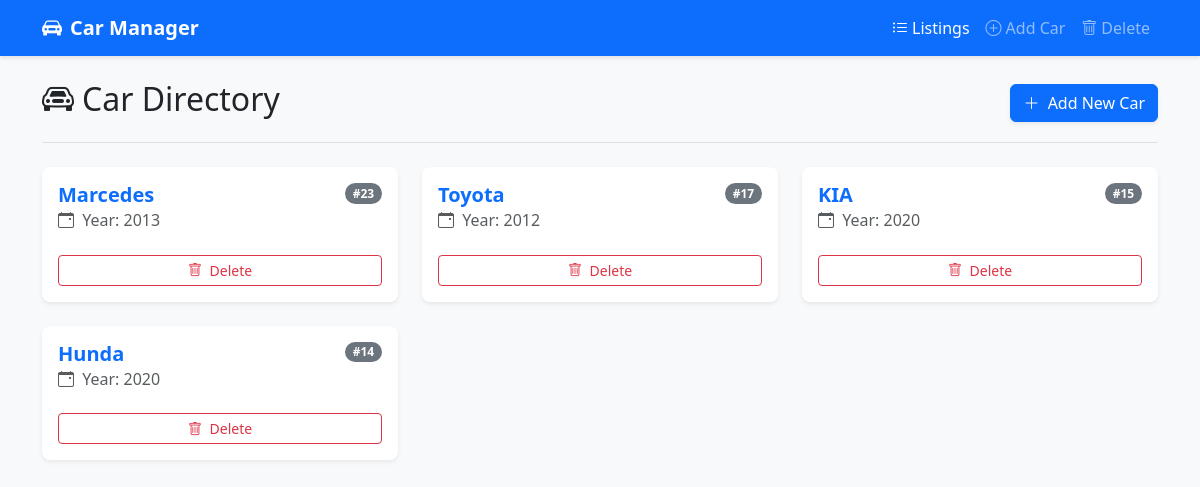
The page / on the database its author committed.
### car/models.py (models this page shows, shortened)
class Car(models.Model):
    name = models.CharField(max_length=100)
    year = models.IntegerField(validators=[MinValueValidator(2000)])

### car/views.py (the view)
# urls.py: path('', views.Lists.as_view(), name='lists'),
class Lists (generic.ListView):
    template_name= 'lists.html'
    model = Car
    queryset = Car.objects.all().order_by('-id')
    context_object_name = 'lists'

### car/templates/lists.html (shortened to what this page needs)
{% extends "base.html" %}
{% block content %}
<div class="d-flex justify-content-between align-items-center mb-4 border-bottom pb-3">
    <h1 class="h2 text-dark"><i class="bi bi-car-front me-2"></i>Car Directory</h1>
    <a href="{% url 'add' %}" class="btn btn-primary shadow-sm"><i class="bi bi-plus-lg me-1"></i> Add New Car</a>
</div>
{% if lists %}
<div class="row row-cols-1 row-cols-md-2 row-cols-lg-3 g-4">
    {% for car in lists %}
    <div class="col">
        <div class="card h-100 card-hover border-0 shadow-sm rounded-3">
            <div class="card-body">
                <div class="d-flex justify-content-between align-items-start mb-2">
                    <h5 class="card-title text-primary mb-0 fw-bold">{{ car.name }}</h5>
                    <span class="badge bg-secondary rounded-pill">#{{ car.id }}</span>
                </div>
                <h6 class="card-subtitle mb-3 text-muted">
                    <i class="bi bi-calendar-event me-1"></i> Year: {{ car.year }}
                </h6>
                <div class="d-flex mt-4 gap-2">
                    <form action="{% url 'delete' %}" method="post" class="w-100">
                        <button type="submit" class="btn btn-outline-danger w-100 btn-sm">
                            <i class="bi bi-trash me-1"></i> Delete
                        </button>
                    </form>
                </div>
            </div>
        </div>
    </div>
    {% endfor %}
</div>
{% else %}
<div class="alert alert-info text-center py-5 shadow-sm rounded-3" role="alert">
    <i class="bi bi-info-circle display-4 d-block mb-3"></i>
    <h4 class="alert-heading">No cars found!</h4>
    <p class="mb-0">Your garage is currently empty. Click the 'Add New Car' button above to get started.</p>
</div>
{% endif %}
{% endblock %}

### templates/base.html (style rules this page uses)
body { background-color: #f8f9fa; }
.card-hover { border: none; box-shadow: 0 0.125rem 0.25rem rgba(0, 0, 0, 0.075); transition: transform 0.2s ease-in-out, box-shadow 0.2s ease-in-out; }
.btn-primary { box-shadow: 0 2px 4px rgba(13,110,253,.3); }

### rows shown on the page
Car: name "Marcedes", id "23", year "2013"
Car: name "Toyota", id "17", year "2012"
Car: name "KIA", id "15", year "2020"
Car: name "Hunda", id "14", year "2020"
